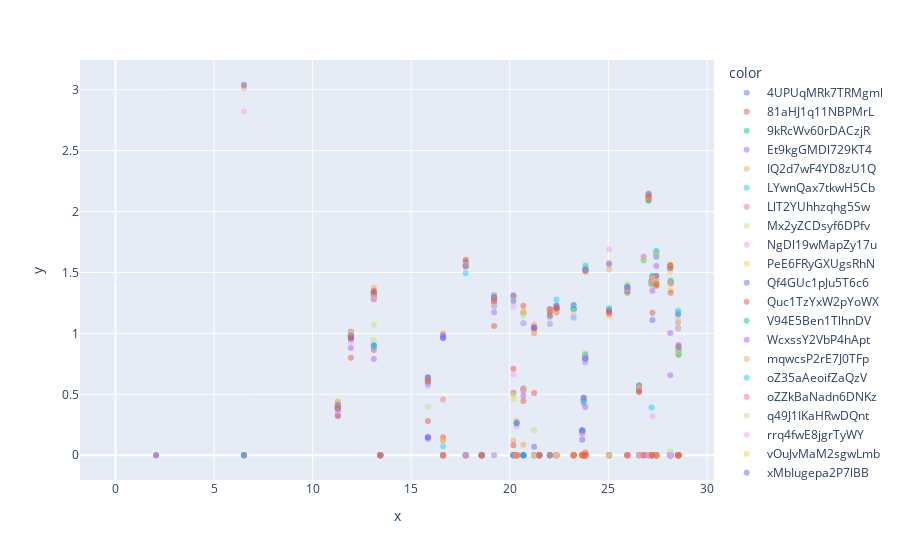

Source (notebook cell):
### Code cell
import matplotlib.pyplot as plt
import seaborn as sns
import plotly.express as px
#fig, ax = plt.subplots(figsize=(10,10))

#axr = ax.twinx()

daily = df.groupby('SOURCE_KEY').resample('D', on='DATE_TIME').agg({'DAILY_YIELD':'sum','IRRADIATION':'sum', 'AC_POWER':'max','DC_POWER':'max', 'MODULE_TEMPERATURE':['mean','max'], 'LOSS':['median','max']})

#print(daily.head())
#sns.scatterplot(x=daily['IRRADIATION'], y=daily['DAILY_YIELD'], hue=daily.index.droplevel(1), ax=ax, alpha=0.5)

#ax.set_xlim([15,30])
#ax.set_ylim([100000,500000])

#fig= px.scatter(x=daily[('IRRADIATION','sum')], y=daily[('DAILY_YIELD','sum')], color=daily.index.droplevel(1),  opacity=0.5)
fig= px.scatter(x=daily[('IRRADIATION','sum')], y=daily[('LOSS','max')], color=daily.index.droplevel(1).values , opacity=0.5)
#fig= px.scatter(x=daily['IRRADIATION'], y=daily['DAILY_YIELD'], color='MODULE_TEMPERATURE',  opacity=0.5)
#
fig.show()
#plt.tight_layout()

### Figure 1 — Plotly figure (JSON) as saved in the notebook; plotly's stock layout.template omitted (floating-point values rounded to 4 significant figures)
{"data": [{"hovertemplate": "color=4UPUqMRk7TRMgml<br>x=%{x}<br>y=%{y}<extra></extra>", "legendgroup": "4UPUqMRk7TRMgml", "marker": {"color": "#636efa", "opacity": 0.5, "symbol": "circle"}, "mode": "markers", "name": "4UPUqMRk7TRMgml", "orientation": "v", "showlegend": true, "type": "scatter", "x": [28.56, 23.68, 21.23, 21.5, 20.35, 6.517, 27.19, 28.54, 28.16, 27.43, 26.56, 27.23, 27.43, 28.14, 23.24, 23.83, 19.2, 13.43, 23.75, 16.61, 20.18, 22.37, 25.96, 25.03, 27.04, 23.84, 18.58, 11.28, 13.1, 20.69, 22.03, 17.77, 15.85, 11.94], "xaxis": "x", "y": [0, 0, 0.07, 0, 0, 0, 1.413, 1.167, 1.422, 0, 0.5733, 1.45, 1.664, 0, 1.2, 0.81, 1.283, 0, 0.4548, 0.9667, 1.294, 1.229, 1.37, 1.19, 2.119, 1.525, 0, 0.3767, 0.9033, 0.5467, 0, 0, 0.15, 0.97], "yaxis": "y"}, {"hovertemplate": "color=81aHJ1q11NBPMrL<br>x=%{x}<br>y=%{y}<extra></extra>", "legendgroup": "81aHJ1q11NBPMrL", "marker": {"color": "#EF553B", "opacity": 0.5, "symbol": "circle"}, "mode": "markers", "name": "81aHJ1q11NBPMrL", "orientation": "v", "showlegend": true, "type": "scatter", "x": [28.56, 23.68, 21.23, 21.5, 20.35, 26.79, 27.19, 28.54, 28.16, 27.43, 26.56, 27.23, 27.43, 28.14, 23.24, 23.83, 19.2, 13.43, 23.75, 16.61, 20.18, 22.37, 25.96, 25.03, 27.04, 23.84, 18.58, 11.28, 13.1, 20.69, 22.03, 17.77, 15.85, 11.94], "xaxis": "x", "y": [0, 0, 0, 0, 0, 0, 0, 0, 0, 0, 0, 0, 0, 1.554, 0, 0.8026, 1.298, 0, 0, 0.1467, 0.5133, 1.173, 1.333, 0, 2.126, 0, 0, 0.3967, 1.309, 1.172, 1.193, 1.56, 0.6333, 1.013], "yaxis": "y"}, {"hovertemplate": "color=9kRcWv60rDACzjR<br>x=%{x}<br>y=%{y}<extra></extra>", "legendgroup": "9kRcWv60rDACzjR", "marker": {"color": "#00cc96", "opacity": 0.5, "symbol": "circle"}, "mode": "markers", "name": "9kRcWv60rDACzjR", "orientation": "v", "showlegend": true, "type": "scatter", "x": [28.56, 23.68, 21.23, 21.5, 20.35, 26.79, 27.19, 28.54, 28.16, 27.43, 26.56, 27.23, 27.43, 28.14, 23.24, 23.83, 19.2, 13.43, 23.75, 16.61, 20.18, 22.37, 25.96, 25.03, 27.04, 23.84, 18.58, 11.28, 13.1, 20.69, 22.03, 17.77, 15.85, 11.94], "xaxis": "x", "y": [0.8733, 0.1967, 1.043, 0, 0, 0, 1.4, 0, 0, 1.423, 0.5533, 1.423, 0, 1.561, 0, 0.7926, 1.29, 0, 0.455, 0, 0, 0, 1.347, 0, 0, 0, 0, 0.3833, 1.298, 0, 1.187, 1.577, 0.5933, 0.9814], "yaxis": "y"}, {"hovertemplate": "color=Et9kgGMDl729KT4<br>x=%{x}<br>y=%{y}<extra></extra>", "legendgroup": "Et9kgGMDl729KT4", "marker": {"color": "#ab63fa", "opacity": 0.5, "symbol": "circle"}, "mode": "markers", "name": "Et9kgGMDl729KT4", "orientation": "v", "showlegend": true, "type": "scatter", "x": [28.56, 23.68, 21.23, 21.5, 20.35, 6.517, 27.19, 28.54, 28.16, 27.43, 26.56, 27.23, 27.43, 28.14, 23.24, 23.83, 19.2, 13.43, 23.75, 16.61, 20.18, 22.37, 25.96, 25.03, 27.04, 23.84, 18.58, 11.28, 13.1, 20.69, 22.03, 17.77, 15.85, 11.94], "xaxis": "x", "y": [0, 0, 0, 0, 0, 0, 0, 0, 0, 0, 0, 1.35, 1.553, 0.6567, 0, 0, 1.173, 0, 0, 0, 0, 0, 0, 0, 0, 0, 0, 0.3274, 0.79, 0.4886, 0, 0, 0.1333, 0.88], "yaxis": "y"}, {"hovertemplate": "color=IQ2d7wF4YD8zU1Q<br>x=%{x}<br>y=%{y}<extra></extra>", "legendgroup": "IQ2d7wF4YD8zU1Q", "marker": {"color": "#FFA15A", "opacity": 0.5, "symbol": "circle"}, "mode": "markers", "name": "IQ2d7wF4YD8zU1Q", "orientation": "v", "showlegend": true, "type": "scatter", "x": [28.56, 23.68, 21.23, 21.5, 20.35, 6.517, 0, 0, 0, 0, 0, 0, 0, 0, 2.06, 23.83, 19.2, 13.43, 23.75, 16.61, 20.18, 22.37, 25.96, 25.03, 27.04, 23.84, 18.58, 11.28, 13.1, 20.69, 22.03, 17.77, 15.85, 11.94], "xaxis": "x", "y": [0.9067, 0.1733, 1.053, 0, 0.27, 3.033, null, null, null, null, null, null, null, null, 0, 0.811, 1.307, 0, 0.4733, 1.0, 1.307, 1.21, 1.391, 1.58, 2.15, 1.533, 0, 0.4014, 1.373, 0, 1.197, 1.543, 0.61, 0.9933], "yaxis": "y"}, {"hovertemplate": "color=LYwnQax7tkwH5Cb<br>x=%{x}<br>y=%{y}<extra></extra>", "legendgroup": "LYwnQax7tkwH5Cb", "marker": {"color": "#19d3f3", "opacity": 0.5, "symbol": "circle"}, "mode": "markers", "name": "LYwnQax7tkwH5Cb", "orientation": "v", "showlegend": true, "type": "scatter", "x": [28.56, 23.68, 21.23, 21.5, 20.35, 26.79, 27.19, 28.54, 28.16, 27.43, 26.56, 27.23, 27.43, 28.14, 23.24, 23.83, 19.2, 13.43, 23.75, 16.61, 20.18, 22.37, 25.96, 25.03, 27.04, 23.84, 18.58, 11.28, 13.1, 20.69, 22.03, 17.77, 15.85, 11.94], "xaxis": "x", "y": [0.8533, 0, 0, 0, 0, 0, 0, 1.047, 0, 0, 0, 0, 0, 0, 1.129, 0.76, 1.223, 0, 0, 0, 0, 0, 0, 0, 0, 0, 0, 0.3633, 1.282, 1.083, 1.077, 1.493, 0.58, 0.95], "yaxis": "y"}, {"hovertemplate": "color=LlT2YUhhzqhg5Sw<br>x=%{x}<br>y=%{y}<extra></extra>", "legendgroup": "LlT2YUhhzqhg5Sw", "marker": {"color": "#FF6692", "opacity": 0.5, "symbol": "circle"}, "mode": "markers", "name": "LlT2YUhhzqhg5Sw", "orientation": "v", "showlegend": true, "type": "scatter", "x": [28.56, 23.68, 21.23, 21.5, 20.35, 26.79, 27.19, 28.54, 28.16, 27.43, 26.56, 27.23, 27.43, 28.14, 23.24, 23.83, 19.2, 13.43, 23.75, 16.61, 20.18, 22.37, 25.96, 25.03, 27.04, 23.84, 18.58, 11.28, 13.1, 20.69, 22.03, 17.77, 15.85, 11.94], "xaxis": "x", "y": [0.8533, 0.2, 1.003, 0, 0, 0, 0, 0, 0, 1.422, 0.54, 1.414, 1.65, 1.535, 0, 0.7967, 1.247, 0, 0, 0, 0, 0, 0, 1.167, 0, 0, 0, 0.3933, 1.282, 0, 1.137, 1.556, 0.6167, 0.9867], "yaxis": "y"}, {"hovertemplate": "color=Mx2yZCDsyf6DPfv<br>x=%{x}<br>y=%{y}<extra></extra>", "legendgroup": "Mx2yZCDsyf6DPfv", "marker": {"color": "#B6E880", "opacity": 0.5, "symbol": "circle"}, "mode": "markers", "name": "Mx2yZCDsyf6DPfv", "orientation": "v", "showlegend": true, "type": "scatter", "x": [28.56, 23.68, 21.23, 21.5, 20.35, 6.517, 27.19, 28.54, 28.16, 27.43, 26.56, 27.23, 27.43, 28.14, 23.24, 23.83, 19.2, 13.43, 23.75, 16.61, 20.18, 22.37, 25.96, 25.03, 27.04, 23.84, 18.58, 11.28, 13.1, 20.69, 22.03, 17.77, 15.85, 11.94], "xaxis": "x", "y": [0, 0, 0.2067, 0, 0.26, 0, 1.43, 1.16, 1.429, 0, 0.5433, 1.477, 1.664, 0, 1.236, 0.8367, 1.314, 0, 0.4576, 0, 1.3, 1.215, 1.407, 1.21, 2.146, 1.543, 0, 0.4433, 0.9433, 0, 0, 0, 0.6207, 0.98], "yaxis": "y"}, {"hovertemplate": "color=NgDl19wMapZy17u<br>x=%{x}<br>y=%{y}<extra></extra>", "legendgroup": "NgDl19wMapZy17u", "marker": {"color": "#FF97FF", "opacity": 0.5, "symbol": "circle"}, "mode": "markers", "name": "NgDl19wMapZy17u", "orientation": "v", "showlegend": true, "type": "scatter", "x": [28.56, 23.68, 21.23, 21.5, 20.35, 6.517, 0, 0, 0, 0, 0, 0, 0, 0, 2.06, 23.83, 19.2, 13.43, 23.75, 16.61, 20.18, 22.37, 25.96, 25.03, 27.04, 23.84, 18.58, 11.28, 13.1, 20.69, 22.03, 17.77, 15.85, 11.94], "xaxis": "x", "y": [0.8267, 0.1833, 1.034, 0, 0.2367, 2.82, null, null, null, null, null, null, null, null, 0, 0.7702, 1.27, 0, 0.4533, 0.4571, 0.6633, 1.193, 1.36, 1.69, 2.113, 1.517, 0, 0.415, 1.327, 0, 0, 1.553, 0.6162, 0.9933], "yaxis": "y"}, {"hovertemplate": "color=PeE6FRyGXUgsRhN<br>x=%{x}<br>y=%{y}<extra></extra>", "legendgroup": "PeE6FRyGXUgsRhN", "marker": {"color": "#FECB52", "opacity": 0.5, "symbol": "circle"}, "mode": "markers", "name": "PeE6FRyGXUgsRhN", "orientation": "v", "showlegend": true, "type": "scatter", "x": [28.56, 23.68, 21.23, 21.5, 20.35, 26.79, 27.19, 28.54, 28.16, 27.43, 26.56, 27.23, 27.43, 28.14, 23.24, 23.83, 19.2, 13.43, 23.75, 16.61, 20.18, 22.37, 25.96, 25.03, 27.04, 23.84, 18.58, 11.28, 13.1, 20.69, 22.03, 17.77, 15.85, 11.94], "xaxis": "x", "y": [0.82, 0, 1.01, 0, 0, 0, 0, 1.047, 1.357, 1.39, 0.5114, 0, 0, 1.503, 0, 0, 1.246, 0, 0, 0, 0.4607, 1.185, 0, 1.14, 2.08, 0, 0, 0.4067, 1.34, 1.187, 1.173, 0, 0.6207, 0.979], "yaxis": "y"}, {"hovertemplate": "color=Qf4GUc1pJu5T6c6<br>x=%{x}<br>y=%{y}<extra></extra>", "legendgroup": "Qf4GUc1pJu5T6c6", "marker": {"color": "#636efa", "opacity": 0.5, "symbol": "circle"}, "mode": "markers", "name": "Qf4GUc1pJu5T6c6", "orientation": "v", "showlegend": true, "type": "scatter", "x": [28.56, 23.68, 21.23, 21.5, 20.35, 6.517, 27.19, 28.54, 28.16, 27.43, 26.56, 27.23, 27.43, 28.14, 23.24, 23.83, 19.2, 13.43, 23.75, 16.61, 20.18, 22.37, 25.96, 25.03, 27.04, 23.84, 18.58, 11.28, 13.1, 20.69, 22.03, 17.77, 15.85, 11.94], "xaxis": "x", "y": [0, 0.1267, 1.04, 0, 0, 0, 1.423, 1.153, 1.418, 0, 0.5267, 1.11, 1.629, 0, 1.2, 0.7867, 1.259, 0, 0.4307, 0.96, 1.266, 1.225, 1.353, 1.19, 2.092, 1.507, 0, 0.39, 0.9, 0, 0, 0, 0.1467, 0.9567], "yaxis": "y"}, {"hovertemplate": "color=Quc1TzYxW2pYoWX<br>x=%{x}<br>y=%{y}<extra></extra>", "legendgroup": "Quc1TzYxW2pYoWX", "marker": {"color": "#EF553B", "opacity": 0.5, "symbol": "circle"}, "mode": "markers", "name": "Quc1TzYxW2pYoWX", "orientation": "v", "showlegend": true, "type": "scatter", "x": [28.56, 23.68, 21.23, 21.5, 20.35, 6.517, 27.19, 28.54, 28.16, 27.43, 26.56, 27.23, 27.43, 28.14, 23.24, 23.83, 19.2, 13.43, 23.75, 16.61, 20.18, 22.37, 25.96, 25.03, 27.04, 23.84, 18.58, 11.28, 13.1, 20.69, 22.03, 17.77, 15.85, 11.94], "xaxis": "x", "y": [0, 0.006667, 0, 0, 0, 0, 0, 0, 0, 0, 0, 1.17, 1.39, 0, 0, 0, 1.06, 0, 0, 0, 0.71, 0, 0, 0, 0, 0, 0, 0.32, 0.8633, 0.4455, 0, 0, 0.28, 0.8], "yaxis": "y"}, {"hovertemplate": "color=V94E5Ben1TlhnDV<br>x=%{x}<br>y=%{y}<extra></extra>", "legendgroup": "V94E5Ben1TlhnDV", "marker": {"color": "#00cc96", "opacity": 0.5, "symbol": "circle"}, "mode": "markers", "name": "V94E5Ben1TlhnDV", "orientation": "v", "showlegend": true, "type": "scatter", "x": [28.56, 23.68, 21.23, 21.5, 20.35, 26.79, 27.19, 28.54, 28.16, 27.43, 26.56, 27.23, 27.43, 28.14, 23.24, 23.83, 19.2, 13.43, 23.75, 16.61, 20.18, 22.37, 25.96, 25.03, 27.04, 23.84, 18.58, 11.28, 13.1, 20.69, 22.03, 17.77, 15.85, 11.94], "xaxis": "x", "y": [0.8267, 0.1914, 0, 0, 0, 1.6, 0, 0, 1.413, 1.47, 0.5667, 1.467, 0, 1.535, 1.2, 0, 1.294, 0, 0, 0, 0, 1.206, 0, 0, 2.097, 1.527, 0, 0.39, 1.323, 0, 0, 0, 0.6424, 0.969], "yaxis": "y"}, {"hovertemplate": "color=WcxssY2VbP4hApt<br>x=%{x}<br>y=%{y}<extra></extra>", "legendgroup": "WcxssY2VbP4hApt", "marker": {"color": "#ab63fa", "opacity": 0.5, "symbol": "circle"}, "mode": "markers", "name": "WcxssY2VbP4hApt", "orientation": "v", "showlegend": true, "type": "scatter", "x": [28.56, 23.68, 21.23, 21.5, 20.35, 26.79, 27.19, 28.54, 28.16, 27.43, 26.56, 27.23, 27.43, 28.14, 23.24, 23.83, 19.2, 13.43, 23.75, 16.61, 20.18, 22.37, 25.96, 25.03, 27.04, 23.84, 18.58, 11.28, 13.1, 20.69, 22.03, 17.77, 15.85, 11.94], "xaxis": "x", "y": [0.9, 0.2067, 1.053, 0, 0, 1.629, 1.433, 0, 0, 1.473, 0.55, 1.463, 0, 1.004, 1.233, 0.3967, 0, 0, 0, 0.9667, 0, 0, 1.37, 0, 0, 0, 0, 0.41, 1.319, 0.529, 1.2, 1.59, 0.6333, 0.9852], "yaxis": "y"}, {"hovertemplate": "color=mqwcsP2rE7J0TFp<br>x=%{x}<br>y=%{y}<extra></extra>", "legendgroup": "mqwcsP2rE7J0TFp", "marker": {"color": "#FFA15A", "opacity": 0.5, "symbol": "circle"}, "mode": "markers", "name": "mqwcsP2rE7J0TFp", "orientation": "v", "showlegend": true, "type": "scatter", "x": [28.56, 23.68, 21.23, 21.5, 20.35, 6.517, 0, 0, 0, 0, 0, 0, 0, 0, 2.06, 23.83, 19.2, 13.43, 23.75, 16.61, 20.18, 22.37, 25.96, 25.03, 27.04, 23.84, 18.58, 11.28, 13.1, 20.69, 22.03, 17.77, 15.85, 11.94], "xaxis": "x", "y": [0.8867, 0.1833, 1.073, 0, 0.28, 3.013, null, null, null, null, null, null, null, null, 0, 0.8314, 1.317, 0, 0.4633, 0.4571, 0.12, 1.21, 1.384, 1.523, 2.127, 1.527, 0, 0.4388, 1.343, 0.08667, 0, 1.553, 0.6295, 0.9867], "yaxis": "y"}, {"hovertemplate": "color=oZ35aAeoifZaQzV<br>x=%{x}<br>y=%{y}<extra></extra>", "legendgroup": "oZ35aAeoifZaQzV", "marker": {"color": "#19d3f3", "opacity": 0.5, "symbol": "circle"}, "mode": "markers", "name": "oZ35aAeoifZaQzV", "orientation": "v", "showlegend": true, "type": "scatter", "x": [28.56, 23.68, 21.23, 21.5, 20.35, 6.517, 27.19, 28.54, 28.16, 27.43, 26.56, 27.23, 27.43, 28.14, 23.24, 23.83, 19.2, 13.43, 23.75, 16.61, 20.18, 22.37, 25.96, 25.03, 27.04, 23.84, 18.58, 11.28, 13.1, 20.69, 22.03, 17.77, 15.85, 11.94], "xaxis": "x", "y": [0, 0.1933, 0, 0, 0.2633, 0, 0.3919, 1.187, 1.436, 0, 0.57, 1.47, 1.678, 0, 1.229, 0.8233, 1.304, 0, 0.4514, 0.07333, 0, 1.277, 1.383, 1.203, 0, 1.557, 0, 0.38, 0.8833, 0, 0, 0, 0.6186, 0.9867], "yaxis": "y"}, {"hovertemplate": "color=oZZkBaNadn6DNKz<br>x=%{x}<br>y=%{y}<extra></extra>", "legendgroup": "oZZkBaNadn6DNKz", "marker": {"color": "#FF6692", "opacity": 0.5, "symbol": "circle"}, "mode": "markers", "name": "oZZkBaNadn6DNKz", "orientation": "v", "showlegend": true, "type": "scatter", "x": [28.56, 23.68, 21.23, 21.5, 20.35, 26.79, 27.19, 28.54, 28.16, 27.43, 26.56, 27.23, 27.43, 28.14, 23.24, 23.83, 19.2, 13.43, 23.75, 16.61, 20.18, 22.37, 25.96, 25.03, 27.04, 23.84, 18.58, 11.28, 13.1, 20.69, 22.03, 17.77, 15.85, 11.94], "xaxis": "x", "y": [0, 0, 1.042, 0, 0, 0, 0, 1.093, 1.41, 1.467, 0.5624, 1.443, 0, 1.543, 0, 0, 1.29, 0, 0, 0.12, 0, 1.205, 0, 1.16, 2.11, 1.51, 0, 0.3833, 1.33, 0.54, 0, 0, 0.6176, 0.9755], "yaxis": "y"}, {"hovertemplate": "color=q49J1IKaHRwDQnt<br>x=%{x}<br>y=%{y}<extra></extra>", "legendgroup": "q49J1IKaHRwDQnt", "marker": {"color": "#B6E880", "opacity": 0.5, "symbol": "circle"}, "mode": "markers", "name": "q49J1IKaHRwDQnt", "orientation": "v", "showlegend": true, "type": "scatter", "x": [28.56, 23.68, 21.23, 21.5, 20.35, 26.79, 27.19, 28.54, 28.16, 27.43, 26.56, 27.23, 27.43, 28.14, 23.24, 23.83, 19.2, 13.43, 23.75, 16.61, 20.18, 22.37, 25.96, 25.03, 27.04, 23.84, 18.58, 11.28, 13.1, 20.69, 22.03, 17.77, 15.85, 11.94], "xaxis": "x", "y": [0.8467, 0, 0, 0, 0, 0, 0, 1.113, 0, 1.428, 0, 0, 1.647, 0.03333, 1.186, 0.8033, 1.25, 0, 0, 0, 0.4983, 0, 0, 0, 0, 0, 0, 0.3967, 1.068, 1.147, 1.127, 1.559, 0.3967, 1], "yaxis": "y"}, {"hovertemplate": "color=rrq4fwE8jgrTyWY<br>x=%{x}<br>y=%{y}<extra></extra>", "legendgroup": "rrq4fwE8jgrTyWY", "marker": {"color": "#FF97FF", "opacity": 0.5, "symbol": "circle"}, "mode": "markers", "name": "rrq4fwE8jgrTyWY", "orientation": "v", "showlegend": true, "type": "scatter", "x": [28.56, 23.68, 21.23, 21.5, 20.35, 26.79, 27.19, 28.54, 28.16, 27.43, 26.56, 27.23, 27.43, 28.14, 23.24, 23.83, 19.2, 13.43, 23.75, 16.61, 20.18, 22.37, 25.96, 25.03, 27.04, 23.84, 18.58, 11.28, 13.1, 20.69, 22.03, 17.77, 15.85, 11.94], "xaxis": "x", "y": [0, 0.17, 0, 0, 0, 0, 0, 1.036, 0, 0, 0, 0.32, 0, 0, 1.143, 0.78, 1.233, 0, 0, 0, 1.22, 0, 0, 0, 0, 0, 0, 0.3633, 1.275, 1.083, 1.08, 0, 0.57, 0.9233], "yaxis": "y"}, {"hovertemplate": "color=vOuJvMaM2sgwLmb<br>x=%{x}<br>y=%{y}<extra></extra>", "legendgroup": "vOuJvMaM2sgwLmb", "marker": {"color": "#FECB52", "opacity": 0.5, "symbol": "circle"}, "mode": "markers", "name": "vOuJvMaM2sgwLmb", "orientation": "v", "showlegend": true, "type": "scatter", "x": [28.56, 23.68, 21.23, 21.5, 20.35, 26.79, 27.19, 28.54, 28.16, 27.43, 26.56, 27.23, 27.43, 28.14, 23.24, 23.83, 19.2, 13.43, 23.75, 16.61, 20.18, 22.37, 25.96, 25.03, 27.04, 23.84, 18.58, 11.28, 13.1, 20.69, 22.03, 17.77, 15.85, 11.94], "xaxis": "x", "y": [0.88, 0, 0, 0, 0, 1.611, 1.413, 0, 1.413, 0, 0.5567, 1.453, 0, 1.564, 0, 0, 1.284, 0, 0, 0.12, 1.295, 0, 1.36, 0, 2.113, 1.505, 0, 0.4233, 1.306, 0.5395, 1.183, 1.57, 0.6333, 0.996], "yaxis": "y"}, {"hovertemplate": "color=xMbIugepa2P7lBB<br>x=%{x}<br>y=%{y}<extra></extra>", "legendgroup": "xMbIugepa2P7lBB", "marker": {"color": "#636efa", "opacity": 0.5, "symbol": "circle"}, "mode": "markers", "name": "xMbIugepa2P7lBB", "orientation": "v", "showlegend": true, "type": "scatter", "x": [28.56, 23.68, 21.23, 21.5, 20.35, 6.517, 0, 0, 0, 0, 0, 0, 0, 0, 2.06, 23.83, 19.2, 13.43, 23.75, 16.61, 20.18, 22.37, 25.96, 25.03, 27.04, 23.84, 18.58, 11.28, 13.1, 20.69, 22.03, 17.77, 15.85, 11.94], "xaxis": "x", "y": [0.8867, 0.2033, 1.049, 0, 0.2633, 3.04, null, null, null, null, null, null, null, null, 0, 0.7969, 1.29, 0, 0.4733, 0.9867, 1.313, 1.207, 1.378, 1.567, 2.143, 1.52, 0, 0.4145, 1.337, 0, 1.147, 1.553, 0.6369, 0.9833], "yaxis": "y"}, {"hovertemplate": "color=xoJJ8DcxJEcupym<br>x=%{x}<br>y=%{y}<extra></extra>", "legendgroup": "xoJJ8DcxJEcupym", "marker": {"color": "#EF553B", "opacity": 0.5, "symbol": "circle"}, "mode": "markers", "name": "xoJJ8DcxJEcupym", "orientation": "v", "showlegend": true, "type": "scatter", "x": [28.56, 23.68, 21.23, 21.5, 20.35, 26.79, 27.19, 28.54, 28.16, 27.43, 26.56, 27.23, 27.43, 28.14, 23.24, 23.83, 19.2, 13.43, 23.75, 16.61, 20.18, 22.37, 25.96, 25.03, 27.04, 23.84, 18.58, 11.28, 13.1, 20.69, 22.03, 17.77, 15.85, 11.94], "xaxis": "x", "y": [0, 0, 0.51, 0, 0, 0, 0, 0, 1.333, 1.403, 0.5214, 0, 0, 1.558, 0, 0, 1.266, 0, 0, 0, 0.08214, 1.209, 0, 1.177, 2.12, 0.02333, 0, 0.3833, 1.35, 1.227, 1.175, 1.603, 0.606, 0.961], "yaxis": "y"}], "layout": {"legend": {"title": {"text": "color"}, "tracegroupgap": 0}, "margin": {"t": 60}, "xaxis": {"anchor": "y", "domain": [0, 1], "title": {"text": "x"}}, "yaxis": {"anchor": "x", "domain": [0, 1], "title": {"text": "y"}}}}
